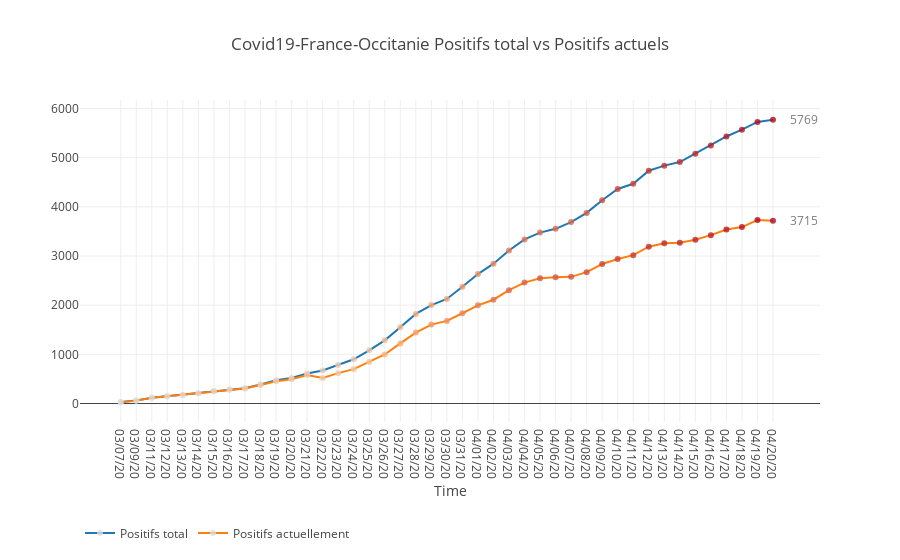

Write notebook code for a chart like this one.
### Code cell
trace1, annotations1 = create_2d_plot(plot_df=df, x_name="Date", y_name="Positifs total")
trace2, annotations2 = create_2d_plot(plot_df=df, x_name="Date", y_name="Positifs actuellement")

data = [trace1, trace2]

annotations = [annotations1[len(annotations1) - 1]] + [annotations2[len(annotations2) - 1]]

layout = go.Layout(
    title=f"Covid19-France-Occitanie Positifs total vs Positifs actuels",
    xaxis=dict(title="Time"),
    legend=dict(orientation="h", y = -0.3, yanchor="top"),
    annotations=annotations,
    showlegend=True,
) 
fig = go.Figure(data=data, layout=layout)
    
iplot(fig, filename="covid19-Occitanie")

### Figure 1 — Plotly figure (JSON) as saved in the notebook; plotly's stock layout.template omitted (floating-point values rounded to 4 significant figures)
{"data": [{"marker": {"color": [29, 60, 118, 150, 175, 210, 254, 284, 313, 389, 472, 520, 611, 671, 781, 900, 1082, 1285, 1553, 1823, 2002, 2126, 2374, 2633, 2844, 3112, 3338, 3476, 3553, 3690, 3877, 4134, 4364, 4468, 4735, 4838, 4911, 5080, 5246, 5431, 5570, 5727, 5769], "opacity": 0.8, "size": 6}, "mode": "lines+markers", "name": "Positifs total", "type": "scatter", "uid": "b00db52e-2544-4b6c-80a2-223f90e8f651", "x": ["03/07/20", "03/09/20", "03/11/20", "03/12/20", "03/13/20", "03/14/20", "03/15/20", "03/16/20", "03/17/20", "03/18/20", "03/19/20", "03/20/20", "03/21/20", "03/22/20", "03/23/20", "03/24/20", "03/25/20", "03/26/20", "03/27/20", "03/28/20", "03/29/20", "03/30/20", "03/31/20", "04/01/20", "04/02/20", "04/03/20", "04/04/20", "04/05/20", "04/06/20", "04/07/20", "04/08/20", "04/09/20", "04/10/20", "04/11/20", "04/12/20", "04/13/20", "04/14/20", "04/15/20", "04/16/20", "04/17/20", "04/18/20", "04/19/20", "04/20/20"], "y": [29, 60, 118, 150, 175, 210, 254, 284, 313, 389, 472, 520, 611, 671, 781, 900, 1082, 1285, 1553, 1823, 2002, 2126, 2374, 2633, 2844, 3112, 3338, 3476, 3553, 3690, 3877, 4134, 4364, 4468, 4735, 4838, 4911, 5080, 5246, 5431, 5570, 5727, 5769]}, {"marker": {"color": [28, 59, 117, 149, 172, 207, 250, 278, 305, 376, 452, 494, 581, 518, 618, 699, 842, 998, 1223, 1442, 1605, 1680, 1836, 1997, 2111, 2305, 2459, 2546, 2566, 2576, 2672, 2837, 2940, 3017, 3190, 3261, 3268, 3332, 3424, 3540, 3588, 3731, 3715], "opacity": 0.8, "size": 6}, "mode": "lines+markers", "name": "Positifs actuellement", "type": "scatter", "uid": "4934aae5-3e81-47e6-a12a-40690add6e75", "x": ["03/07/20", "03/09/20", "03/11/20", "03/12/20", "03/13/20", "03/14/20", "03/15/20", "03/16/20", "03/17/20", "03/18/20", "03/19/20", "03/20/20", "03/21/20", "03/22/20", "03/23/20", "03/24/20", "03/25/20", "03/26/20", "03/27/20", "03/28/20", "03/29/20", "03/30/20", "03/31/20", "04/01/20", "04/02/20", "04/03/20", "04/04/20", "04/05/20", "04/06/20", "04/07/20", "04/08/20", "04/09/20", "04/10/20", "04/11/20", "04/12/20", "04/13/20", "04/14/20", "04/15/20", "04/16/20", "04/17/20", "04/18/20", "04/19/20", "04/20/20"], "y": [28, 59, 117, 149, 172, 207, 250, 278, 305, 376, 452, 494, 581, 518, 618, 699, 842, 998, 1223, 1442, 1605, 1680, 1836, 1997, 2111, 2305, 2459, 2546, 2566, 2576, 2672, 2837, 2940, 3017, 3190, 3261, 3268, 3332, 3424, 3540, 3588, 3731, 3715]}], "layout": {"annotations": [{"opacity": 0.7, "showarrow": false, "text": "5769", "x": "04/20/20", "xanchor": "left", "xshift": 15, "y": 5769}, {"opacity": 0.7, "showarrow": false, "text": "3715", "x": "04/20/20", "xanchor": "left", "xshift": 15, "y": 3715}], "legend": {"orientation": "h", "y": -0.3, "yanchor": "top"}, "showlegend": true, "title": {"text": "Covid19-France-Occitanie Positifs total vs Positifs actuels"}, "xaxis": {"title": {"text": "Time"}}}}
